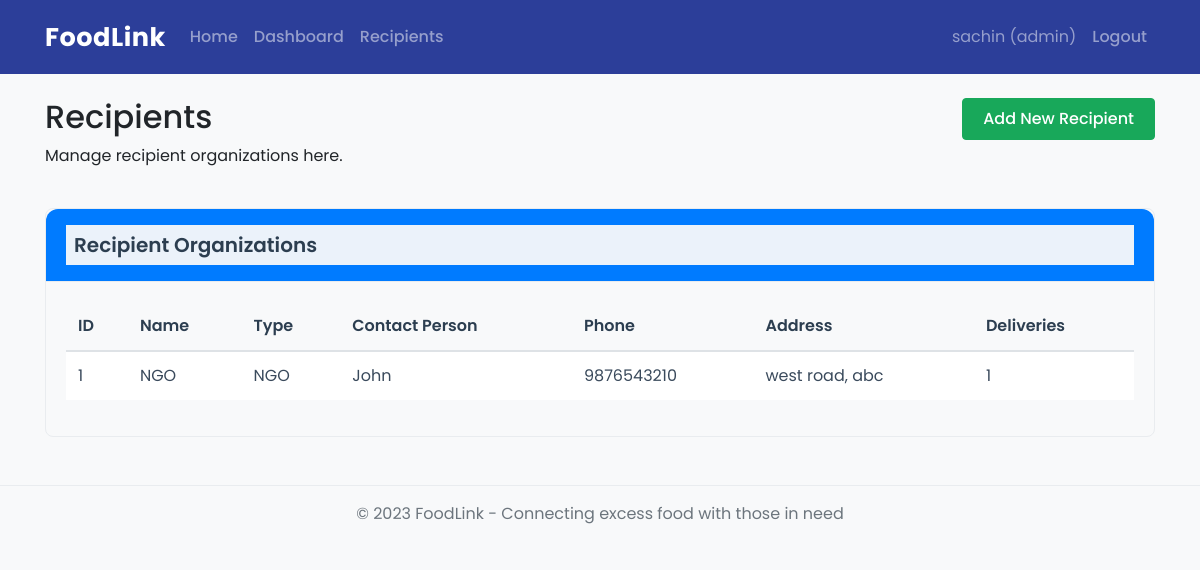
Page /admin/recipients (signed in) on the committed database.
### models.py (models this page shows, shortened)
class User(UserMixin, db.Model):
    id = db.Column(db.Integer, primary_key=True)
    username = db.Column(db.String(64), unique=True, index=True)
    email = db.Column(db.String(120), unique=True, index=True)
    password_hash = db.Column(db.String(128))
    user_type = db.Column(db.String(20))  # 'donor', 'delivery', 'admin'
    phone = db.Column(db.String(20))
    address = db.Column(db.String(200))
    created_at = db.Column(db.DateTime, default=datetime.utcnow)
    donations = db.relationship('Donation', backref='donor', lazy='dynamic', foreign_keys='Donation.donor_id')
    deliveries = db.relationship('Delivery', backref='delivery_person', lazy='dynamic', foreign_keys='Delivery.delivery_person_id')

class Recipient(db.Model):
    id = db.Column(db.Integer, primary_key=True)
    name = db.Column(db.String(100))
    contact_person = db.Column(db.String(100))
    phone = db.Column(db.String(20))
    address = db.Column(db.String(200))
    recipient_type = db.Column(db.String(50))  # e.g., 'NGO', 'Old Age Home', etc.
    created_at = db.Column(db.DateTime, default=datetime.utcnow)
    deliveries = db.relationship('Delivery', backref='recipient', lazy='dynamic')

### routes.py (the view)
    @app.route('/admin/recipients')
    @login_required
    def list_recipients():
        if current_user.user_type != 'admin':
            flash('Access denied')
            return redirect(url_for('dashboard'))
        recipients = Recipient.query.all()
        return render_template('admin/recipients.html', title='Recipients', recipients=recipients)

### app.py (called while the page is built)
@login_manager.user_loader
def load_user(user_id):
    return User.query.get(int(user_id))

### templates/admin/recipients.html (shortened to what this page needs)
{% extends "base.html" %}
{% block content %}
<div class="row mb-4">
    <div class="col-md-8">
        <h2>Recipients</h2>
        <p>Manage recipient organizations here.</p>
    </div>
    <div class="col-md-4 text-right">
        <a href="{{ url_for('add_recipient') }}" class="btn btn-success">Add New Recipient</a>
    </div>
</div>
<div class="card">
    <div class="card-header bg-primary text-white">
        <h5 class="mb-0">Recipient Organizations</h5>
    </div>
    <div class="card-body">
        {% if recipients %}
            <div class="table-responsive">
                <table class="table table-hover">
                    <thead>
                        <tr>
                            <th>ID</th>
                            <th>Name</th>
                            <th>Type</th>
                            <th>Contact Person</th>
                            <th>Phone</th>
                            <th>Address</th>
                            <th>Deliveries</th>
                        </tr>
                    </thead>
                    <tbody>
                        {% for recipient in recipients %}
                            <tr>
                                <td>{{ recipient.id }}</td>
                                <td>{{ recipient.name }}</td>
                                <td>{{ recipient.recipient_type }}</td>
                                <td>{{ recipient.contact_person }}</td>
                                <td>{{ recipient.phone }}</td>
                                <td>{{ recipient.address }}</td>
                                <td>{{ recipient.deliveries.count() }}</td>
                            </tr>
                        {% endfor %}
                    </tbody>
                </table>
            </div>
        {% else %}
            <div class="alert alert-info">
                No recipients have been added yet. Click the "Add New Recipient" button to get started!
            </div>
        {% endif %}
    </div>
</div>
{% endblock %}

### templates/base.html (shortened to what this page needs)
<!DOCTYPE html>
<html lang="en">
<head>
    <link rel="stylesheet" href="https://cdn.jsdelivr.net/npm/bootstrap@4.6.0/dist/css/bootstrap.min.css">
    <link rel="stylesheet" href="https://cdnjs.cloudflare.com/ajax/libs/animate.css/4.1.1/animate.min.css">
    <link rel="stylesheet" href="https://unpkg.com/aos@next/dist/aos.css" />
    <link rel="stylesheet" href="{{ url_for('static', filename='css/style.css') }}">
</head>
<body>
    <nav class="navbar navbar-expand-lg navbar-dark bg-primary">
        <div class="container">
            <a class="navbar-brand" href="{{ url_for('index') }}">FoodLink</a>
            <div class="collapse navbar-collapse" id="navbarNav">
                <ul class="navbar-nav mr-auto">
                    <li class="nav-item">
                        <a class="nav-link" href="{{ url_for('index') }}">Home</a>
                    </li>
                    {% if current_user.is_authenticated %}
                        <li class="nav-item">
                            <a class="nav-link" href="{{ url_for('dashboard') }}">Dashboard</a>
                        </li>
                        {% if current_user.user_type == 'donor' %}
                            <li class="nav-item">
                                <a class="nav-link" href="{{ url_for('add_donation') }}">Add Donation</a>
                            </li>
                        {% elif current_user.user_type == 'admin' %}
                            <li class="nav-item">
                                <a class="nav-link" href="{{ url_for('list_recipients') }}">Recipients</a>
                            </li>
                        {% endif %}
                    {% endif %}
                </ul>
                <ul class="navbar-nav">
                    {% if current_user.is_authenticated %}
                        <li class="nav-item">
                            <span class="nav-link">{{ current_user.username }} ({{ current_user.user_type }})</span>
                        </li>
                        <li class="nav-item">
                            <a class="nav-link" href="{{ url_for('logout') }}">Logout</a>
                        </li>
                    {% endif %}
                </ul>
            </div>
        </div>
    </nav>
    <div class="container mt-4">
        {% block content %}{% endblock %}
    </div>
    <footer class="footer mt-5 py-3 bg-light">
        <div class="container text-center">
            <span class="text-muted">© 2023 FoodLink - Connecting excess food with those in need</span>
        </div>
    </footer>
</body>
</html>

### static/css/style.css (style rules this page uses)
body { font-family: 'Poppins', sans-serif; background-color: #f8f9fa; color: #212529; }
div { color: #212529; background-color: rgba(255, 255, 255, 0.9); }
h5 { color: #2c3e50; font-weight: 600; margin-bottom: 1rem; background-color: rgba(248, 249, 250, 0.95); padding: 0.5rem; }
a { color: #0056b3; font-weight: 500; text-decoration: none; transition: color 0.3s ease; }
span { color: #212529; background-color: rgba(255, 255, 255, 0.9); }
.navbar { box-shadow: 0 4px 12px rgba(0, 0, 0, 0.1); background: linear-gradient(135deg, #4a6bff 0%, #2c3e99 100%) !important; padding: 0.8rem 1rem; transition: all 0.3s ease; }
.navbar-brand { font-weight: 700; font-size: 1.6rem; color: #ffffff !important; letter-spacing: 0.5px; position: relative; }
.navbar-brand::after { content: ''; position: absolute; bottom: -3px; left: 0; width: 0; height: 2px; background-color: #ffffff; transition: width 0.3s ease; }
.card { border-radius: 12px; box-shadow: 0 8px 20px rgba(0, 0, 0, 0.05); margin-bottom: 25px; border: none; overflow: hidden; transition: transform 0.3s ease, box-shadow 0.3s ease; background-color: #ffffff; }
.card-body { background-color: #ffffff; }
.card-header { border-radius: 12px 12px 0 0 !important; font-weight: 600; padding: 1rem 1.25rem; background: linear-gradient(135deg, #f8f9fa 0%, #e9ecef 100%); border-bottom: none; }
.btn { border-radius: 6px; font-weight: 500; padding: 0.5rem 1.25rem; transition: all 0.3s ease; position: relative; overflow: hidden; z-index: 1; }
.btn::before { content: ''; position: absolute; top: 0; left: 0; width: 0%; height: 100%; background-color: rgba(255, 255, 255, 0.2); transition: width 0.3s ease; z-index: -1; }
.btn-success { background: linear-gradient(135deg, #28d87b 0%, #18a85a 100%); border: none; box-shadow: 0 4px 10px rgba(40, 216, 123, 0.3); }
.footer { border-top: 1px solid #e9ecef; margin-top: 2rem; padding: 1.5rem 0; }
.table { background-color: #ffffff; }
.table th { border-top: none; background-color: #f8f9fa; color: #2c3e50; font-weight: 600; }
.table td { color: #3a4a5c; background-color: #ffffff; }
.card .card-body { transition: all 0.3s ease; }
* { animation: none !important; transition: none !important; }
body { background-color: #f8f9fa; color: #212529; }
div { background: transparent !important; }
span { background: transparent !important; color: inherit; }
a { color: #0056b3; text-decoration: none; }
.navbar { background: #2c3e99 !important; box-shadow: none; padding: 0.8rem 1rem; }
.card { border: 1px solid #e9ecef; border-radius: 8px; box-shadow: none; transform: none; background-color: #ffffff; }
.card-header { background: #f8f9fa; border-bottom: 1px solid #e9ecef; }
.btn { border-radius: 4px; box-shadow: none; }
.btn::before { content: none !important; }
.btn-success { background: #18a85a; border: 1px solid #18a85a; }
.card .card-body { transform: none; }

### rows in the picture
User: username "sachin", user_type "admin"
Recipient: id "1", name "NGO", recipient_type "NGO", contact_person "John", phone "9876543210", address "west road, abc", deliveries.count "1"
